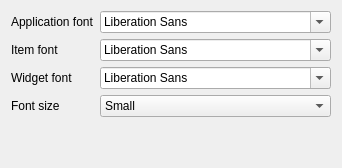
             <widget class="QWidget" name="AppearanceFontTab">
              <attribute name="title">
               <string>Font</string>
              </attribute>
              <layout class="QVBoxLayout" name="verticalLayout_12">
               <item>
                <layout class="QGridLayout" name="gridLayout_6">
                 <item row="6" column="1">
                  <widget class="QLabel" name="fontSizeLabel">
                   <property name="text">
                    <string>Font size</string>
                   </property>
                  </widget>
                 </item>
                 <item row="2" column="1">
                  <widget class="QLabel" name="level2FontLabel">
                   <property name="toolTip">
                    <string>Font used within listings, like for the names of the available Pattern and Instruments.</string>
                   </property>
                   <property name="text">
                    <string>Item font</string>
                   </property>
                  </widget>
                 </item>
                 <item row="3" column="2">
                  <widget class="QFontComboBox" name="level3FontComboBox"/>
                 </item>
                 <item row="2" column="2">
                  <widget class="QFontComboBox" name="level2FontComboBox"/>
                 </item>
                 <item row="3" column="1">
                  <widget class="QLabel" name="level3FontLabel">
                   <property name="toolTip">
                    <string>Font used for larger buttons.</string>
                   </property>
                   <property name="text">
                    <string>Widget font</string>
                   </property>
                  </widget>
                 </item>
                 <item row="1" column="2">
                  <widget class="QFontComboBox" name="applicationFontComboBox"/>
                 </item>
                 <item row="6" column="2">
                  <widget class="LCDCombo" name="fontSizeComboBox">
                   <item>
                    <property name="text">
                     <string>Small</string>
                    </property>
                   </item>
                   <item>
                    <property name="text">
                     <string>Medium</string>
                    </property>
                   </item>
                   <item>
                    <property name="text">
                     <string>Large</string>
                    </property>
                   </item>
                  </widget>
                 </item>
                 <item row="1" column="1">
                  <widget class="QLabel" name="applicationFontLbl">
                   <property name="minimumSize">
                    <size>
                     <width>0</width>
                     <height>22</height>
                    </size>
                   </property>
                   <property name="toolTip">
                    <string>Font used for most of the GUI including menus, headings, and the grids of the Song and Pattern Editor.</string>
                   </property>
                   <property name="frameShape">
                    <enum>QFrame::NoFrame</enum>
                   </property>
                   <property name="text">
                    <string>Application font</string>
                   </property>
                   <property name="alignment">
                    <set>Qt::AlignLeading|Qt::AlignLeft|Qt::AlignVCenter</set>
                   </property>
                  </widget>
                 </item>
                </layout>
               </item>
               <item>
                <spacer name="verticalSpacer_7">
                 <property name="orientation">
                  <enum>Qt::Vertical</enum>
                 </property>
                 <property name="sizeHint" stdset="0">
                  <size>
                   <width>20</width>
                   <height>40</height>
                  </size>
                 </property>
                </spacer>
               </item>
              </layout>
             </widget>
